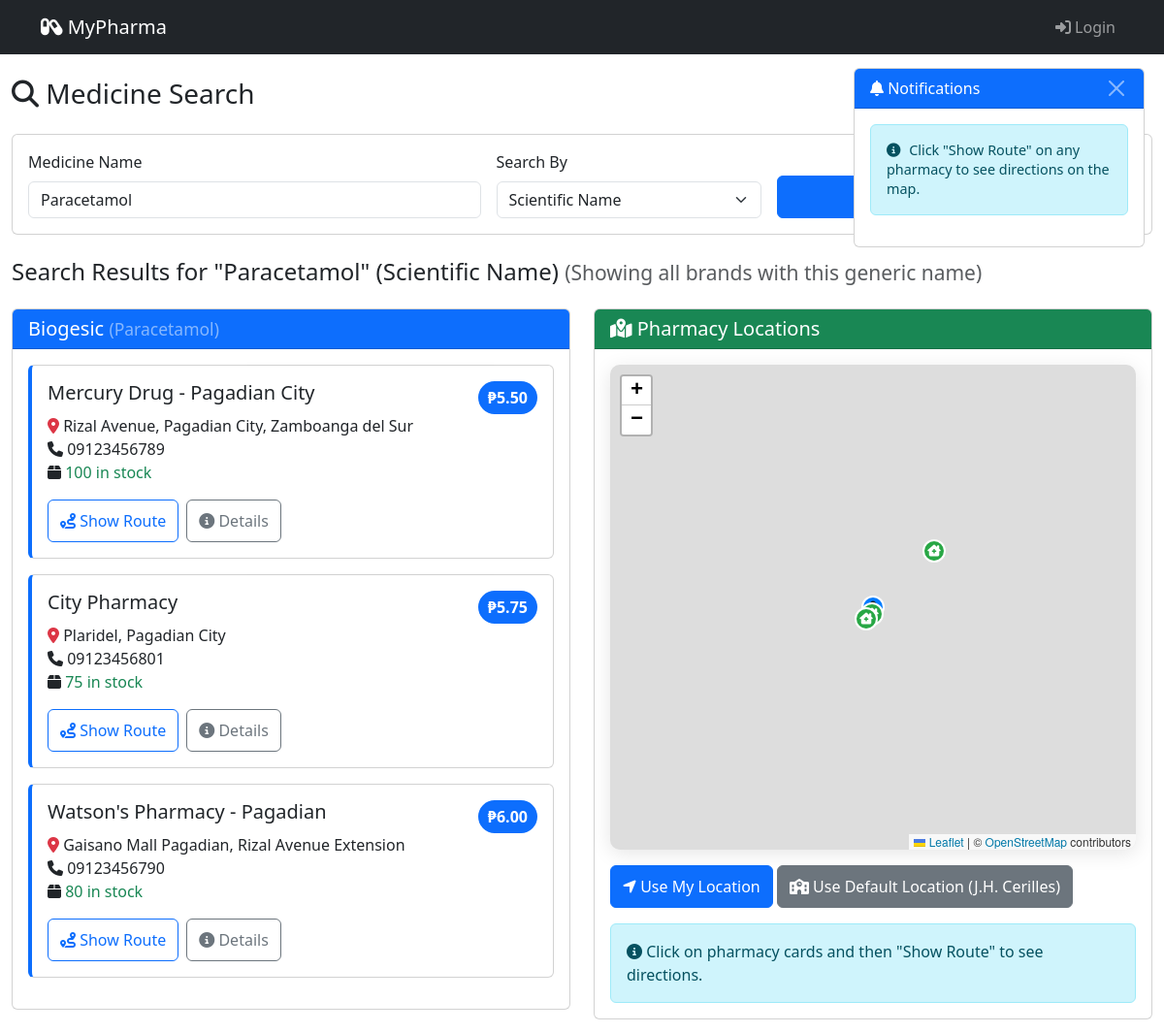
The app's page /search.php?query=Paracetamol&type=scientific, older data.
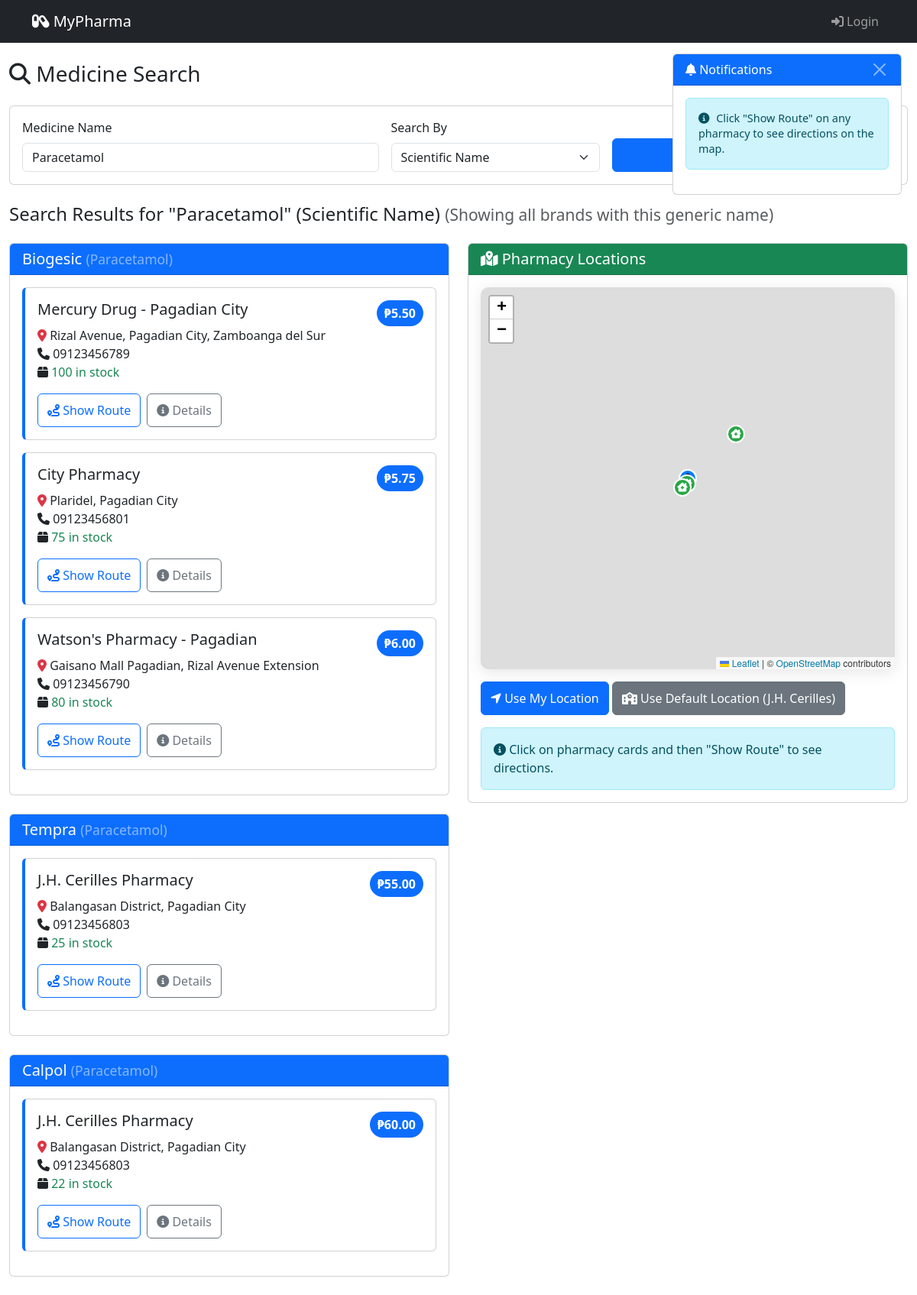
The same page, newer data.
### tables this page shows
CREATE TABLE IF NOT EXISTS `medicines` (
  `id` int(11) NOT NULL AUTO_INCREMENT,
  `name` varchar(100) NOT NULL,
  `scientific_name` varchar(100) DEFAULT NULL,
  `brand_name` varchar(100) DEFAULT NULL,
  `manufacturer` varchar(255) DEFAULT NULL,
  `dosage_form` varchar(50) DEFAULT NULL,
  `strength` varchar(50) DEFAULT NULL,
  `description` text DEFAULT NULL,
  `uses` text DEFAULT NULL,
  `side_effects` text DEFAULT NULL,
  `contraindications` text DEFAULT NULL,
  `status` enum('active','inactive','discontinued') DEFAULT 'active',
  `category` varchar(100) DEFAULT NULL,
  `image_path` varchar(255) DEFAULT NULL,
  `created_at` timestamp DEFAULT current_timestamp(),
  PRIMARY KEY (`id`),
  INDEX `idx_medicines_name` (`name`),
  INDEX `idx_medicines_category` (`category`),
  INDEX `idx_medicines_status` (`status`)
);

CREATE TABLE IF NOT EXISTS `pharmacy_medicines` (
  `id` int(11) NOT NULL AUTO_INCREMENT,
  `pharmacy_id` int(11) NOT NULL,
  `medicine_id` int(11) NOT NULL,
  `price` decimal(10,2) NOT NULL,
  `stock` int(11) NOT NULL,
  `expiry_date` DATE DEFAULT NULL,
  `updated_by` INT DEFAULT NULL,
  `updated_at` timestamp NOT NULL DEFAULT current_timestamp() ON UPDATE current_timestamp(),
  PRIMARY KEY (`id`),
  UNIQUE KEY `pharmacy_medicine_unique` (`pharmacy_id`,`medicine_id`),
  KEY `medicine_id` (`medicine_id`),
  INDEX `idx_pharmacy_medicines_stock` (`stock`),
  INDEX `idx_pharmacy_medicines_expiry` (`expiry_date`),
  CONSTRAINT `pharmacy_medicines_ibfk_1` FOREIGN KEY (`pharmacy_id`) REFERENCES `pharmacies` (`id`) ON DELETE CASCADE,
  CONSTRAINT `pharmacy_medicines_ibfk_2` FOREIGN KEY (`medicine_id`) REFERENCES `medicines` (`id`) ON DELETE CASCADE,
  CONSTRAINT `fk_pm_updated_by` FOREIGN KEY (`updated_by`) REFERENCES `users`(`id`) ON DELETE SET NULL
);

CREATE TABLE IF NOT EXISTS `pharmacies` (
  `id` int(11) NOT NULL AUTO_INCREMENT,
  `name` varchar(100) NOT NULL,
  `address` text NOT NULL,
  `lat` decimal(10,8) NOT NULL,
  `lng` decimal(11,8) NOT NULL,
  `contact` varchar(20) NOT NULL,
  `verified` tinyint(1) NOT NULL DEFAULT 0,
  `created_at` timestamp NOT NULL DEFAULT current_timestamp(),
  PRIMARY KEY (`id`),
  INDEX `idx_pharmacy_verified` (`verified`),
  INDEX `idx_pharmacy_name` (`name`)
);

### search.php (the view, shortened to what this page needs)
<?php
include 'db.php';
$query = isset($_GET['query']) ? trim($_GET['query']) : '';
$search_type = isset($_GET['type']) ? $_GET['type'] : 'brand';
$results = [];
if (!empty($query)) {
    if ($search_type === 'brand') {
        $stmt = $conn->prepare("SELECT id, brand_name, scientific_name FROM medicines WHERE brand_name LIKE ?");
        $search_term = "%$query%";
        $stmt->bind_param("s", $search_term);
        $stmt->execute();
        $medicines_result = $stmt->get_result();
    } else {
        $stmt = $conn->prepare("SELECT id, brand_name, scientific_name FROM medicines WHERE scientific_name LIKE ?");
        $search_term = "%$query%";
        $stmt->bind_param("s", $search_term);
        $stmt->execute();
        $medicines_result = $stmt->get_result();
    }
    while ($medicine = $medicines_result->fetch_assoc()) {
        $pharmacy_stmt = $conn->prepare("SELECT p.id, p.name, p.address, p.contact, p.lat, p.lng, pm.price, pm.stock FROM pharmacies p JOIN pharmacy_medicines pm ON p.id = pm.pharmacy_id WHERE pm.medicine_id = ? AND p.verified = 1 AND pm.stock > 0 ORDER BY pm.price ASC");
        $pharmacy_stmt->bind_param("i", $medicine['id']);
        $pharmacy_stmt->execute();
        $pharmacy_result = $pharmacy_stmt->get_result();
        $pharmacy_data = [];
        while ($pharmacy = $pharmacy_result->fetch_assoc()) {
            $pharmacy_data[] = $pharmacy;
        }
        $results[] = [
            'medicine' => $medicine,
            'pharmacies' => $pharmacy_data
        ];
    }
}
?>
<!DOCTYPE html>
<html lang="en">
<head>
    <link href="https://cdn.jsdelivr.net/npm/bootstrap@5.3.0-alpha1/dist/css/bootstrap.min.css" rel="stylesheet">
    <link rel="stylesheet" href="https://cdnjs.cloudflare.com/ajax/libs/font-awesome/6.4.0/css/all.min.css">
    <link rel="stylesheet" href="https://unpkg.com/leaflet@1.9.4/dist/leaflet.css" />
    <link rel="stylesheet" href="css/custom.css">
</head>
<body>
    <nav class="navbar navbar-expand-lg navbar-dark bg-dark">
        <div class="container">
            <a class="navbar-brand" href="index.php">
                <i class="fas fa-capsules"></i> MyPharma
            </a>
            <div class="collapse navbar-collapse" id="navbarNav">
                <ul class="navbar-nav ms-auto">
                    <?php if (isset($_SESSION['user_id'])): ?>
                        <li class="nav-item">
                            <a class="nav-link" href="<?php echo ($_SESSION['role'] == 'admin') ? 'admin_dashboard.php' : (($_SESSION['role'] == 'staff') ? 'staff_dashboard.php' : '#'); ?>">
                                <i class="fas fa-tachometer-alt"></i> Dashboard
                            </a>
                        </li>
                        <li class="nav-item">
                            <a class="nav-link" href="logout.php">
                                <i class="fas fa-sign-out-alt"></i> Logout
                            </a>
                        </li>
                    <?php else: ?>
                        <li class="nav-item">
                            <a class="nav-link" href="login.php">
                                <i class="fas fa-sign-in-alt"></i> Login
                            </a>
                        </li>
                    <?php endif; ?>
                </ul>
            </div>
        </div>
    </nav>
    <div class="notification-panel">
        <div class="card">
            <div class="card-header bg-primary text-white d-flex justify-content-between align-items-center">
                <span><i class="fas fa-bell"></i> Notifications</span>
                <button type="button" class="btn-close btn-close-white" id="closeNotifications"></button>
            </div>
            <div class="card-body">
                <div class="alert alert-info" role="alert">
                    <i class="fas fa-info-circle"></i> Click "Show Route" on any pharmacy to see directions on the map.
                </div>
            </div>
        </div>
    </div>
    <div class="container-fluid mt-4">
        <div class="row">
            <div class="col-12">
                <h1 class="h3 mb-4">
                    <i class="fas fa-search"></i> Medicine Search
                </h1>
            </div>
        </div>
        <div class="row mb-4">
            <div class="col-12">
                <div class="card">
                    <div class="card-body">
                        <form method="GET" class="row g-3">
                            <div class="col-md-5">
                                <label for="query" class="form-label">Medicine Name</label>
                                <input type="text" class="form-control" id="query" name="query" value="<?php echo htmlspecialchars($query); ?>" placeholder="Enter medicine name...">
                            </div>
                            <div class="col-md-3">
                                <label for="type" class="form-label">Search By</label>
                                <select class="form-select" id="type" name="type">
                                    <option value="scientific" <?php echo ($search_type === 'scientific') ? 'selected' : ''; ?>>Scientific Name</option>
                                </select>
                            </div>
                            <div class="col-md-4 d-flex align-items-end">
                                <button type="submit" class="btn btn-primary w-100">
                                </button>
                            </div>
                        </form>
                    </div>
                </div>
            </div>
        </div>
        <?php if (!empty($query)): ?>
        <div class="row">
            <div class="col-12">
                <h2 class="h4 mb-4">
                    Search Results for "<?php echo htmlspecialchars($query); ?>"
                    (<?php echo ($search_type === 'brand') ? 'Brand Name' : 'Scientific Name'; ?>)
                    <?php if ($search_type === 'scientific'): ?>
                        <small class="text-muted">(Showing all brands with this generic name)</small>
                    <?php endif; ?>
                </h2>
            </div>
        </div>
        <?php endif; ?>
        <div class="row">
            <div class="col-lg-6">
                <?php if (empty($query)): ?>
                    <div class="alert alert-info">
                        <i class="fas fa-info-circle"></i> Please enter a medicine name to search.
                    </div>
                <?php elseif (empty($results)): ?>
                    <div class="alert alert-warning">
                        <i class="fas fa-exclamation-triangle"></i> No medicines found matching your search. Try another search term.
                    </div>
                <?php else: ?>
                    <?php foreach ($results as $result): ?>
                        <div class="card mb-4">
                            <div class="card-header bg-primary text-white">
                                <div class="d-flex justify-content-between align-items-center">
                                    <div>
                                        <h5 class="mb-0">
                                            <?php echo htmlspecialchars($result['medicine']['brand_name']); ?>
                                            <small class="text-white-50">(<?php echo htmlspecialchars($result['medicine']['scientific_name']); ?>)</small>
                                        </h5>
                                    </div>
                                </div>
                            </div>
                            <div class="card-body">
                                <?php if (empty($result['pharmacies'])): ?>
                                    <p class="text-muted">This medicine is currently not available in any pharmacy.</p>
                                <?php else: ?>
                                    <?php foreach ($result['pharmacies'] as $pharmacy): ?>
                                        <div class="card pharmacy-card mb-3" data-pharmacy-id="<?php echo $pharmacy['id']; ?>">
                                            <div class="card-body">
                                                <div class="d-flex justify-content-between">
                                                    <h5 class="card-title"><?php echo htmlspecialchars($pharmacy['name']); ?></h5>
                                                    <span class="price-tag">₱<?php echo number_format($pharmacy['price'], 2); ?></span>
                                                </div>
                                                <p class="card-text">
                                                    <i class="fas fa-map-marker-alt text-danger"></i> <?php echo htmlspecialchars($pharmacy['address']); ?><br>
                                                    <i class="fas fa-phone"></i> <?php echo htmlspecialchars($pharmacy['contact']); ?><br>
                                                    <i class="fas fa-box"></i>
                                                    <span class="<?php echo ($pharmacy['stock'] < 10) ? 'text-danger fw-bold' : 'text-success'; ?>">
                                                        <?php echo $pharmacy['stock']; ?> in stock
                                                    </span>
                                                </p>
                                                <div class="d-flex gap-2">
                                                    <button class="btn btn-outline-primary show-route"
                                                            data-lat="<?php echo $pharmacy['lat']; ?>"
                                                            data-lng="<?php echo $pharmacy['lng']; ?>"
                                                            data-name="<?php echo htmlspecialchars($pharmacy['name']); ?>">
                                                        <i class="fas fa-route"></i> Show Route
                                                    </button>
                                                    <button class="btn btn-outline-secondary show-details"
                                                            data-lat="<?php echo $pharmacy['lat']; ?>"
                                                            data-lng="<?php echo $pharmacy['lng']; ?>"
                                                            data-name="<?php echo htmlspecialchars($pharmacy['name']); ?>"
                                                            data-address="<?php echo htmlspecialchars($pharmacy['address']); ?>">
                                                        <i class="fas fa-info-circle"></i> Details
                                                    </button>
                                                </div>
                                            </div>
                                        </div>
                                    <?php endforeach; ?>
                                <?php endif; ?>
                            </div>
                        </div>
                    <?php endforeach; ?>
                <?php endif; ?>
            </div>
            <div class="col-lg-6">
                <div class="card">
                    <div class="card-header bg-success text-white">
                        <h5 class="mb-0">
                            <i class="fas fa-map-marked-alt"></i> Pharmacy Locations
                        </h5>
                    </div>
                    <div class="card-body">
                        <div id="map" style="height: 500px; border-radius: 10px; box-shadow: 0 4px 20px rgba(0,0,0,0.1);"></div>
                        <div class="mt-3">
                            <button id="useLocation" class="btn btn-primary">
                                <i class="fas fa-location-arrow"></i> Use My Location
                            </button>
                            <button id="useDefault" class="btn btn-secondary">
                                <i class="fas fa-school"></i> Use Default Location (J.H. Cerilles)
                            </button>
                        </div>
                        <div class="alert alert-info mt-3 mb-0">
                            <i class="fas fa-info-circle"></i> Click on pharmacy cards and then "Show Route" to see directions.
                        </div>
                    </div>
                </div>
            </div>
        </div>
    </div>
</body>
</html>

### css/custom.css (style rules this page uses)
.notification-panel { position: fixed; top: 70px; right: 20px; z-index: 1000; max-width: 300px; max-height: 80vh; overflow-y: auto; }
.notification-panel .alert { font-size: 0.9rem; line-height: 1.4; }
.notification-panel .alert i { margin-right: 5px; }
.pharmacy-card { transition: all 0.3s; border-left: 4px solid #0d6efd; }
.price-tag { background-color: #0d6efd; color: white; padding: 5px 10px; border-radius: 20px; font-weight: bold; }

### search.php (style rules this page uses)
button, a { -webkit-tap-highlight-color: transparent; touch-action: manipulation; }
.btn { min-height: 44px; min-width: 44px; }

Row changes from the older to the newer data that the page shows:
added medicines: brand_name "Tempra", scientific_name "Paracetamol"
added pharmacy_medicines: pharmacy.name "J.H. Cerilles Pharmacy", price "55.00", pharmacy.address "Balangasan District, Pagadian City", pharmacy.contact "09123456803", stock "25", shown under "Tempra"
added medicines: brand_name "Calpol", scientific_name "Paracetamol"
added pharmacy_medicines: pharmacy.name "J.H. Cerilles Pharmacy", price "60.00", pharmacy.address "Balangasan District, Pagadian City", pharmacy.contact "09123456803", stock "22", shown under "Calpol"
